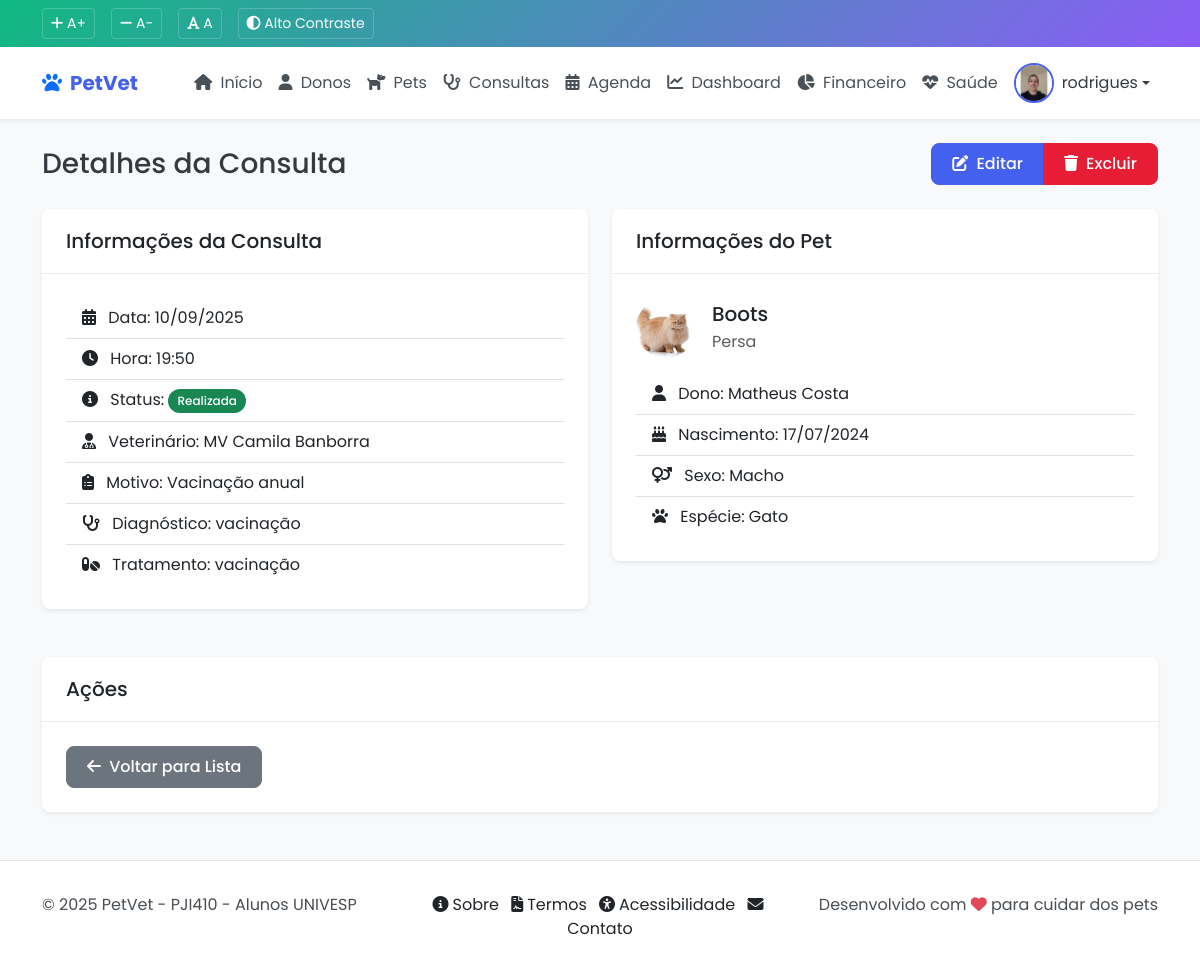
The app's page /core/consultas/164/ (signed in) with its own data.
### core/models.py (models this page shows, shortened)
class Profile(models.Model):
    user = models.OneToOneField(User, on_delete=models.CASCADE, related_name='profile')
    avatar = models.ImageField(upload_to='avatars/', null=True, blank=True)
    bio = models.TextField(max_length=500, blank=True)
    telefone = models.CharField(max_length=15, blank=True)

class Consulta(models.Model):
    STATUS = (
        ('AGENDADA', 'Agendada'),
        ('CONFIRMADA', 'Confirmada'),
        ('REALIZADA', 'Realizada'),
        ('CANCELADA', 'Cancelada'),
    )
    VETERINARIOS = (
        ('MV Paulo Alelúia', 'MV Paulo Alelúia'),
        ('MV Cleber Azevedo Souza', 'MV Cleber Azevedo Souza'),
        ('MV Ana Carolinna Piazza', 'MV Ana Carolinna Piazza'),
        ('MV Camila Banborra', 'MV Camila Banborra'),
    )
    pet = models.ForeignKey(Pet, on_delete=models.CASCADE, related_name='consultas')
    veterinario = models.CharField(max_length=100, choices=VETERINARIOS, default='MV Paulo Alelúia')
    data_hora = models.DateTimeField()
    motivo = models.CharField(max_length=200)
    diagnostico = models.TextField(blank=True)
    tratamento = models.TextField(blank=True)
    status = models.CharField(max_length=20, choices=STATUS, default='AGENDADA')
    observacoes = models.TextField(blank=True)
    data_criacao = models.DateTimeField(auto_now_add=True)
    class Meta:
        verbose_name = 'Consulta'
        verbose_name_plural = 'Consultas'
        ordering = ['-data_hora']

class Pet(models.Model):
    ESPECIES = (
        ('CACHORRO', 'Cachorro'),
        ('GATO', 'Gato'),
        ('AVE', 'Ave'),
        ('ROEDOR', 'Roedor'),
        ('REPTIL', 'Réptil'),
        ('OUTRO', 'Outro'),
    )
    SEXO = (
        ('M', 'Macho'),
        ('F', 'Fêmea'),
    )
    nome = models.CharField(max_length=100)
    dono = models.ForeignKey(Dono, on_delete=models.CASCADE, related_name='pets')
    especie = models.CharField(max_length=20, choices=ESPECIES)
    raca = models.CharField(max_length=50, blank=True)
    sexo = models.CharField(max_length=1, choices=SEXO)
    data_nascimento = models.DateField(null=True, blank=True)
    peso = models.DecimalField(max_digits=5, decimal_places=2, null=True, blank=True)
    foto = models.ImageField(upload_to='pets_fotos/', null=True, blank=True)
    observacoes = models.TextField(blank=True)
    data_cadastro = models.DateTimeField(auto_now_add=True)
    updated_at = models.DateTimeField(auto_now=True)
    class Meta:
        verbose_name = 'Pet'
        verbose_name_plural = 'Pets'
        ordering = ['nome']

class Dono(models.Model):
    nome = models.CharField(max_length=100)
    cpf = models.CharField(max_length=14, unique=True)
    telefone = models.CharField(max_length=15)
    email = models.EmailField(unique=True)
    endereco = models.TextField()
    data_cadastro = models.DateTimeField(auto_now_add=True)
    class Meta:
        verbose_name = 'Dono'
        verbose_name_plural = 'Donos'
        ordering = ['nome']

### core/views.py (the view)
# urls.py: path('consultas/<int:pk>/', views.consulta_detail, name='consulta_detail'),
@login_required
def consulta_detail(request, pk):
    consulta = get_object_or_404(Consulta, pk=pk)
    prescricoes = Prescricao.objects.filter(consulta=consulta)
    context = {
        'consulta': consulta,
        'prescricoes': prescricoes,
    }
    return render(request, 'core/consulta/detail.html', context)

### templates/core/consulta/detail.html (shortened to what this page needs)
{% extends 'base.html' %}
{% load static %}
{% block content %}
<div class="container">
    <div class="d-flex justify-content-between align-items-center mb-4">
        <h1 class="h3 mb-0">Detalhes da Consulta</h1>
        <div class="btn-group">
            <a href="{% url 'core:consulta_update' consulta.pk %}" class="btn btn-primary">
                <i class="fas fa-edit me-1"></i> Editar
            </a>
            <a href="{% url 'core:consulta_delete' consulta.pk %}" class="btn btn-danger">
                <i class="fas fa-trash me-1"></i> Excluir
            </a>
        </div>
    </div>
    <div class="row">
        <div class="col-md-6 mb-4">
            <div class="card">
                <div class="card-header">
                    <h5 class="mb-0">Informações da Consulta</h5>
                </div>
                <div class="card-body">
                    <ul class="list-group list-group-flush">
                        <li class="list-group-item">
                            <i class="fas fa-calendar-alt me-2"></i> Data: {{ consulta.data_hora|date:"d/m/Y" }}
                        </li>
                        <li class="list-group-item">
                            <i class="fas fa-clock me-2"></i> Hora: {{ consulta.data_hora|date:"H:i" }}
                        </li>
                        <li class="list-group-item">
                            <i class="fas fa-info-circle me-2"></i> Status:
                            {% if consulta.status == 'AGENDADA' %}
                            <span class="badge bg-primary">Agendada</span>
                            {% elif consulta.status == 'CONFIRMADA' %}
                            <span class="badge bg-warning">Confirmada</span>
                            {% elif consulta.status == 'REALIZADA' %}
                            <span class="badge bg-success">Realizada</span>
                            {% elif consulta.status == 'CANCELADA' %}
                            <span class="badge bg-danger">Cancelada</span>
                            {% endif %}
                        </li>
                        <li class="list-group-item">
                            <i class="fas fa-user-md me-2"></i> Veterinário: {{ consulta.veterinario }}
                        </li>
                        <li class="list-group-item">
                            <i class="fas fa-clipboard-list me-2"></i> Motivo: {{ consulta.motivo }}
                        </li>
                        {% if consulta.diagnostico %}
                        <li class="list-group-item">
                            <i class="fas fa-stethoscope me-2"></i> Diagnóstico: {{ consulta.diagnostico }}
                        </li>
                        {% endif %}
                        {% if consulta.tratamento %}
                        <li class="list-group-item">
                            <i class="fas fa-pills me-2"></i> Tratamento: {{ consulta.tratamento }}
                        </li>
                        {% endif %}
                    </ul>
                </div>
            </div>
        </div>
        <div class="col-md-6 mb-4">
            <div class="card">
                <div class="card-header">
                    <h5 class="mb-0">Informações do Pet</h5>
                </div>
                <div class="card-body">
                    <div class="d-flex align-items-center mb-3">
                        <div class="pet-avatar me-3">
                            {% if consulta.pet.foto %}
                            <img src="{{ consulta.pet.foto.url }}" alt="{{ consulta.pet.nome }}" class="rounded-circle">
                            {% else %}
                            <div class="no-photo">
                                <i class="fas fa-paw"></i>
                            </div>
                            {% endif %}
                        </div>
                        <div>
                            <h5 class="mb-1">{{ consulta.pet.nome }}</h5>
                            <p class="text-muted mb-0">{{ consulta.pet.raca }}</p>
                        </div>
                    </div>
                    <ul class="list-group list-group-flush">
                        <li class="list-group-item">
                            <i class="fas fa-user me-2"></i> Dono: {{ consulta.pet.dono.nome }}
                        </li>
                        <li class="list-group-item">
                            <i class="fas fa-birthday-cake me-2"></i> Nascimento: {{ consulta.pet.data_nascimento|date:"d/m/Y" }}
                        </li>
                        <li class="list-group-item">
                            <i class="fas fa-venus-mars me-2"></i> Sexo: {{ consulta.pet.get_sexo_display }}
                        </li>
                        <li class="list-group-item">
                            <i class="fas fa-paw me-2"></i> Espécie: {{ consulta.pet.get_especie_display }}
                        </li>
                    </ul>
                </div>
            </div>
        </div>
    </div>
    <div class="card">
        <div class="card-header">
            <h5 class="mb-0">Ações</h5>
        </div>
        <div class="card-body">
            <div class="d-flex gap-2">
                <a href="{% url 'core:consulta_list' %}" class="btn btn-secondary">
                    <i class="fas fa-arrow-left me-1"></i> Voltar para Lista
                </a>
            </div>
        </div>
    </div>
</div>
{% endblock %}

### templates/base.html (shortened to what this page needs)
{% load static %}
<!DOCTYPE html>
<html lang="pt-br">
<head>
    <link href="https://cdn.jsdelivr.net/npm/bootstrap@5.3.0/dist/css/bootstrap.min.css" rel="stylesheet">
    <link rel="stylesheet" href="https://cdnjs.cloudflare.com/ajax/libs/font-awesome/6.4.0/css/all.min.css">
    <link href="https://cdn.jsdelivr.net/npm/fullcalendar@5.11.3/main.min.css" rel="stylesheet">
    <link href="{% static 'css/style.css' %}" rel="stylesheet">
    <link href="{% static 'css/accessibility.css' %}" rel="stylesheet">
</head>
<body>
    <div class="accessibility-bar">
        <div class="container">
            <div class="d-flex justify-content-between align-items-center">
                <div class="accessibility-controls">
                    <button id="increaseFont" aria-label="Aumentar tamanho da fonte">
                        <i class="fas fa-plus"></i> A+
                    </button>
                    <button id="decreaseFont" aria-label="Diminuir tamanho da fonte">
                        <i class="fas fa-minus"></i> A-
                    </button>
                    <button id="normalFont" aria-label="Tamanho normal da fonte">
                        <i class="fas fa-font"></i> A
                    </button>
                    <button id="highContrast" aria-label="Ativar alto contraste">
                        <i class="fas fa-adjust"></i> Alto Contraste
                    </button>
                </div>
            </div>
        </div>
    </div>
    <nav class="navbar navbar-expand-lg sticky-top" aria-label="Navegação principal">
        <div class="container">
            <a class="navbar-brand d-flex align-items-center" href="{% url 'core:index' %}">
                <i class="fas fa-paw me-2 text-primary" aria-hidden="true"></i>
                <span>PetVet</span>
            </a>
            <div class="collapse navbar-collapse" id="navbarNav">
                <ul class="navbar-nav ms-auto">
                    <li class="nav-item">
                        <a class="nav-link {% if request.resolver_match.url_name == 'index' %}active{% endif %}" href="{% url 'core:index' %}">
                            <i class="fas fa-home me-1" aria-hidden="true"></i> Início
                        </a>
                    </li>
                    {% if user.is_authenticated %}
                    <li class="nav-item">
                        <a class="nav-link {% if request.resolver_match.url_name == 'dono_list' %}active{% endif %}" href="{% url 'core:dono_list' %}">
                            <i class="fas fa-user me-1" aria-hidden="true"></i> Donos
                        </a>
                    </li>
                    <li class="nav-item">
                        <a class="nav-link {% if request.resolver_match.url_name == 'pet_list' %}active{% endif %}" href="{% url 'core:pet_list' %}">
                            <i class="fas fa-dog me-1" aria-hidden="true"></i> Pets
                        </a>
                    </li>
                    <li class="nav-item">
                        <a class="nav-link {% if request.resolver_match.url_name == 'consulta_list' %}active{% endif %}" href="{% url 'core:consulta_list' %}">
                            <i class="fas fa-stethoscope me-1" aria-hidden="true"></i> Consultas
                        </a>
                    </li>
                    <li class="nav-item">
                        <a class="nav-link {% if request.resolver_match.url_name == 'agenda_list' %}active{% endif %}" href="{% url 'core:agenda_list' %}">
                            <i class="fas fa-calendar-alt me-1" aria-hidden="true"></i> Agenda
                        </a>
                    </li>
                    <li class="nav-item">
                        <a class="nav-link {% if request.resolver_match.url_name == 'dashboard_veterinario' %}active{% endif %}" href="{% url 'core:dashboard_veterinario' %}">
                            <i class="fas fa-chart-line me-1" aria-hidden="true"></i> Dashboard
                        </a>
                    </li>
                    <li class="nav-item">
                        <a class="nav-link {% if request.resolver_match.url_name == 'dashboard_financeiro' %}active{% endif %}" href="{% url 'core:dashboard_financeiro' %}">
                            <i class="fas fa-chart-pie me-1" aria-hidden="true"></i> Financeiro
                        </a>
                    </li>
                    <li class="nav-item">
                        <a class="nav-link {% if request.resolver_match.url_name == 'dashboard_saude' %}active{% endif %}" href="{% url 'core:dashboard_saude' %}">
                            <i class="fas fa-heartbeat me-1" aria-hidden="true"></i> Saúde
                        </a>
                    </li>
                    {% endif %}
                </ul>
                {% if user.is_authenticated %}
                <div class="d-flex align-items-center">
                    <div class="user-profile">
                        <div class="dropdown">
                            <a href="#" class="d-flex align-items-center text-decoration-none dropdown-toggle" id="userDropdown" data-bs-toggle="dropdown" aria-expanded="false">
                                {% if user.profile.avatar %}
                                    <img src="{{ user.profile.avatar.url }}" alt="{{ user.username }}" class="user-avatar">
                                {% else %}
                                    <div class="user-avatar-placeholder">
                                        <i class="fas fa-user"></i>
                                    </div>
                                {% endif %}
                                <span class="ms-2">{{ user.username }}</span>
                            </a>
                        </div>
                    </div>
                </div>
                {% endif %}
            </div>
        </div>
    </nav>
    <main id="main-content" class="py-4">
        {% block content %}{% endblock %}
    </main>
    <footer>
        <div class="container">
            <div class="row">
                <div class="col-md-4">
                    <p class="mb-0">&copy; 2025 PetVet - PJI410 - Alunos UNIVESP</p>
                </div>
                <div class="col-md-4 text-center">
                    <a href="{% url 'core:about' %}" class="text-decoration-none text-dark me-2">
                        <i class="fas fa-info-circle me-1"></i>Sobre
                    </a>
                    <a href="{% url 'core:terms' %}" class="text-decoration-none text-dark me-2">
                        <i class="fas fa-file-contract me-1"></i>Termos
                    </a>
                    <a href="{% url 'core:accessibility' %}" class="text-decoration-none text-dark me-2">
                        <i class="fas fa-universal-access me-1"></i>Acessibilidade
                    </a>
                    <a href="{% url 'core:contact' %}" class="text-decoration-none text-dark">
                        <i class="fas fa-envelope me-1"></i>Contato
                    </a>
                </div>
                <div class="col-md-4 text-md-end">
                    <p class="mb-0">
  Desenvolvido com <span class="pulse-flip-container"><i class="fas fa-heart text-danger pulse-flip" aria-hidden="true"></i></span> para cuidar dos pets
</p>
                </div>
            </div>
        </div>
    </footer>
</body>
</html>

### records on screen
Consulta: data_hora "10/09/2025", data_hora "19:50", veterinario "MV Camila Banborra", motivo "Vacinação anual", diagnostico "vacinação", tratamento "vacinação", pet.foto (picture), pet.nome "Boots", pet.raca "Persa", pet.dono.nome "Matheus Costa", pet.data_nascimento "17/07/2024", pet.sexo "Macho", pet.especie "Gato"

### other values on screen
{{ user.username }} "rodrigues"
